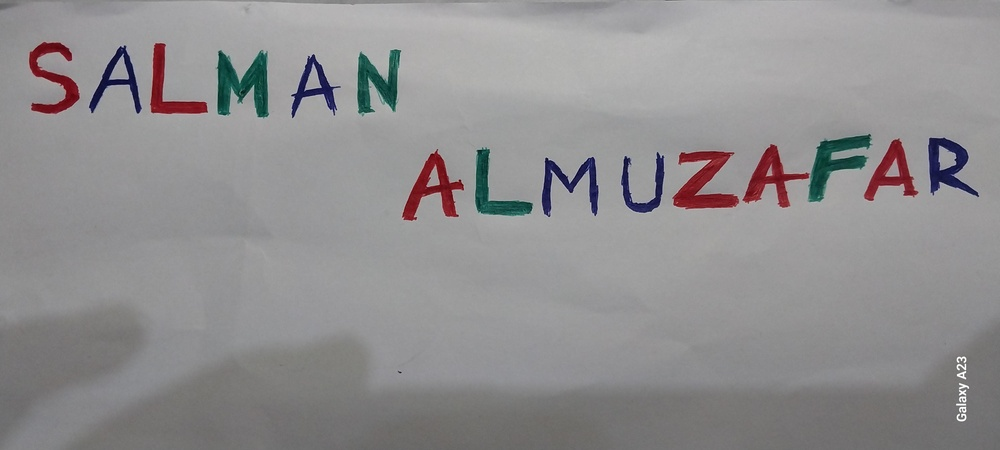
#> input picture PCD_UTS_202231091_2024_ITPLN/salmanalmuzafar.jpg, 1000 x 450 px, shrunk from 4080 x 1836 before the run
$ jupyter execute --allow-errors PCD_UTS_202231091_2024_ITPLN.ipynb
#> lines starting #> are read from the running program, lines starting #| are printed output that depends on the picture; after the words box and inside, x2 and y2 are one past the last pixel; in counts of white or black regions, pixels touching at a corner belong together
## IMPORT LIBRARY

[cell 1]
import cv2
import numpy as np
from matplotlib import pyplot as plt

## MEMBACA GAMBAR

[cell 2]
img = cv2.imread("salmanalmuzafar.jpg")
#> img is the input picture: shape (450, 1000, 3); mean B, G, R 143.9, 142.8, 144.4

## KONVERT BGR KE RGB

[cell 3]
rgb = cv2.cvtColor(img, cv2.COLOR_BGR2RGB)

[cell 4]
plt.imshow(rgb)

#> (a cell that did not finish here is left out)

## DETEKSI RGB

[cell 6]
plt.subplot(2, 2, 1)
#> (the rest of this cell did not finish here and is left out)

#> (a cell that did not finish here is left out)

#> (a cell that did not finish here is left out)

#> (a cell that did not finish here is left out)

## AMBANG BATAS

[cell 10]
# Baca gambar
img = cv2.imread('salmanalmuzafar.jpg')
# Convert citra ke grayscale
gray = cv2.cvtColor(img, cv2.COLOR_RGB2GRAY)
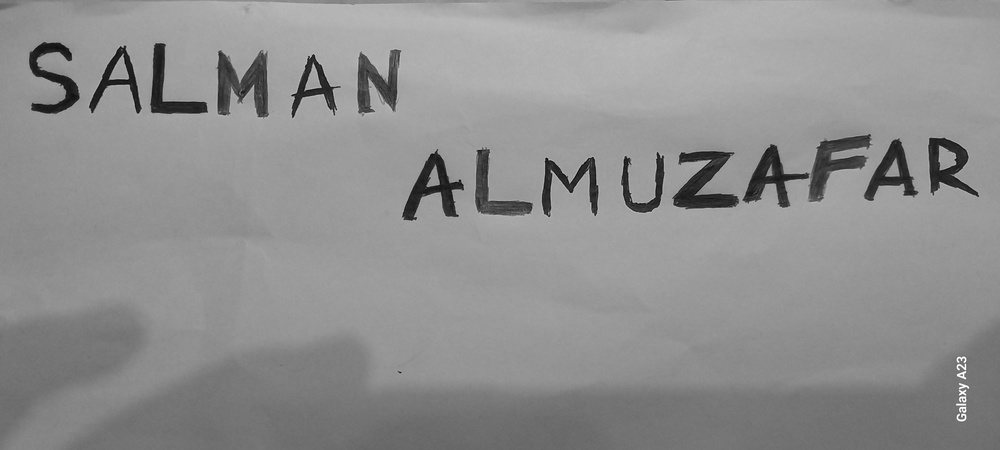
#> gray: shape (450, 1000); min 9, max 255, mean 143.5

# Inisialisasi subplot
fig, axs = plt.subplots(2, 2, figsize=(10,10))

# Ambang batas untuk mendapatkan citra biner (none)
(thresh, binary1) = cv2.threshold(gray, 0, 255, cv2.THRESH_BINARY)
#> binary1: shape (450, 1000); every value is 255
axs[0,0].imshow(binary1, cmap = 'gray')
axs[0,0].set_title('NONE')

# Convert citra ke HSV
image_hsv = cv2.cvtColor(img, cv2.COLOR_BGR2HSV)
#> image_hsv: shape (450, 1000, 3); mean H, S, V 73, 11.7, 146.5

# Definisikan range warna biru dalam HSV
blue_lower = np.array([100, 50, 50])
blue_upper = np.array([140, 255, 255])

# Membuat mask untuk warna biru
mask_blue = cv2.inRange(image_hsv, blue_lower, blue_upper)
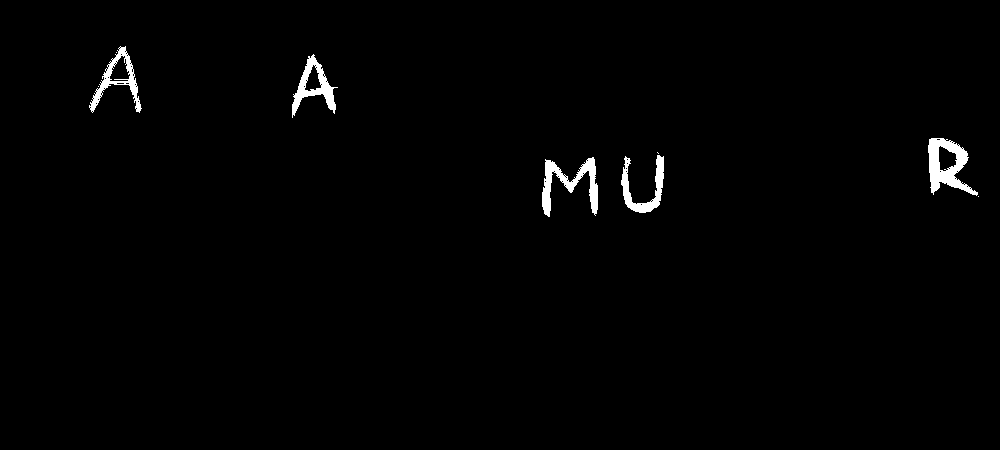
#> mask_blue: shape (450, 1000); 1.2% white; 9 white regions (4 under 20 px), largest, box (x1, y1, x2, y2) and area: (928, 138, 978, 196) 1350, (542, 157, 598, 217) 1186, (292, 54, 338, 118) 945, (621, 155, 664, 213) 878, (89, 46, 142, 113) 869
axs[0,1].imshow(mask_blue, cmap='gray')
axs[0,1].set_title('BLUE')

# Ambang batas untuk mendapatkan citra biner (red-blue)
(thresh, binary3) = cv2.threshold(gray, 43, 255, cv2.THRESH_BINARY)
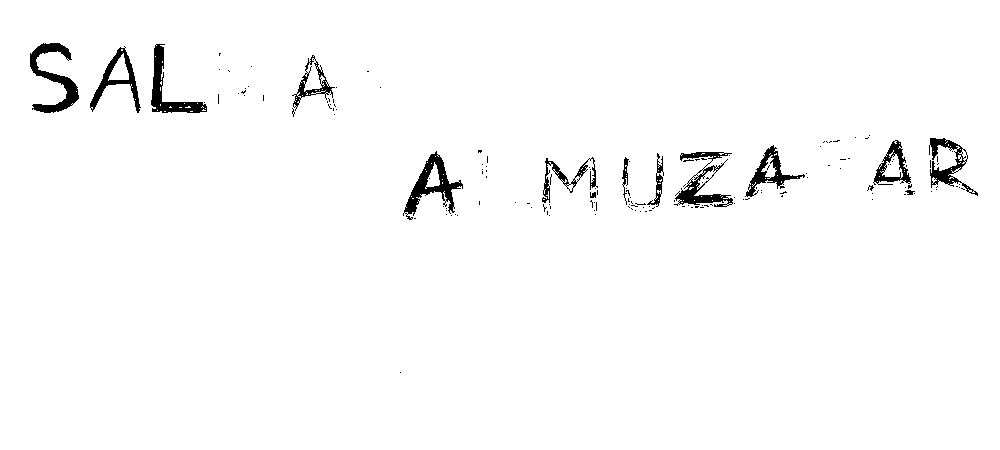
#> binary3: shape (450, 1000); 97.9% white; 156 black regions (142 under 20 px), largest, box (x1, y1, x2, y2) and area: (403, 151, 463, 220) 1223, (30, 43, 79, 113) 1222, (151, 44, 207, 113) 1054
axs[1,0].imshow(binary3, cmap = 'binary')
axs[1,0].set_title('RED-BLUE')

# Ambang batas untuk mendapatkan citra biner (red-green-blue)
(thresh, binary4) = cv2.threshold(gray, 80, 255, cv2.THRESH_BINARY)
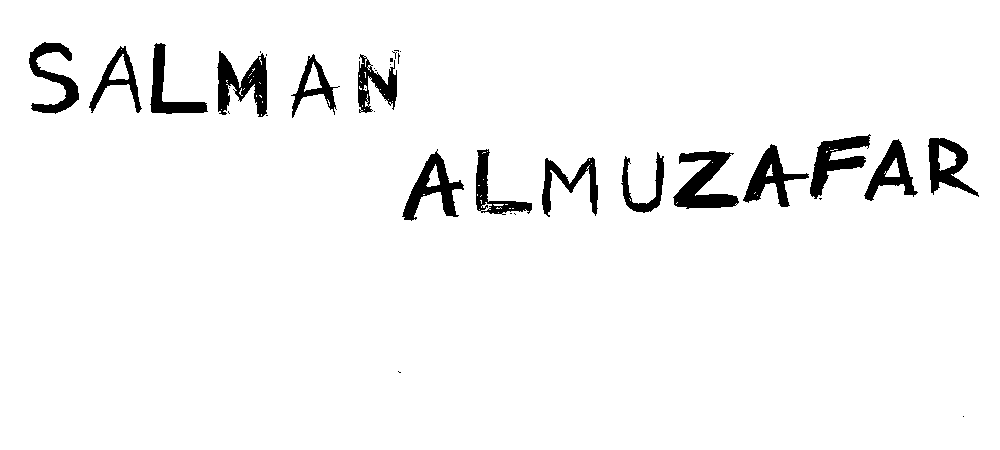
#> binary4: shape (450, 1000); 95.7% white; 35 black regions (20 under 20 px), largest, box (x1, y1, x2, y2) and area: (673, 151, 739, 209) 1899, (217, 51, 267, 117) 1738, (402, 149, 464, 221) 1563
axs[1,1].imshow(binary4, cmap = 'binary')
axs[1,1].set_title('RED-GREEN-BLUE')

plt.show()
